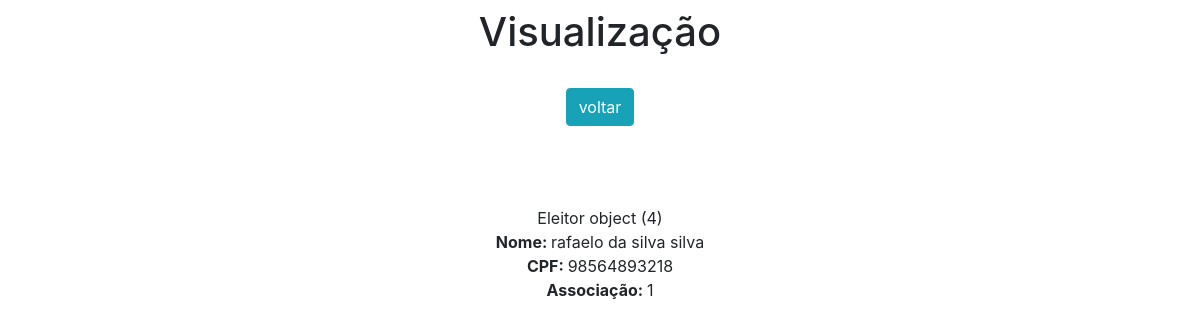
Page /view/4/ on the committed database.
### app/models.py (models this page shows)
class Eleitor(models.Model):
    nome = models.CharField(max_length=150)
    cpf = models.CharField(max_length=11)
    associacao = models.IntegerField()

### app/views.py (the view)
# urls.py: path('view/<int:pk>/', view, name='view'),
def view(request, pk):
    data = {}
    data['db'] = Eleitor.objects.get(pk=pk)
    return render(request, 'view.html', data)

### app/templates/view.html (shortened to what this page needs)
<!DOCTYPE html>
<html lang="pt-br">
<head>
    <link rel="stylesheet" href="https://stackpath.bootstrapcdn.com/bootstrap/4.4.1/css/bootstrap.min.css">
</head>
<body>
    <div class="col-8 m-auto pt-2 pb-2 text-center">
        <h1>Visualização</h1>
    </div>
    <div class="col-8 m-auto pt-3 pb-2 text-center">
        <a href="/" class="btn btn-info">voltar</a>
    </div>
    <br>
    <div class="col-8 m-auto pt-3 pb-2 text-center">
    </div>
    <div class="col-8 m-auto pt-4 pb-2 text-center">
        {{db}}
        <br>
        <strong>Nome: </strong>{{db.nome}} <br>
        <strong>CPF: </strong>{{db.cpf}} <br>
        <strong>Associação: </strong>{{db.associacao}} <br>
  </div>
</body>
</html>

### rows in the picture
Eleitor: id "Eleitor object (4)", nome "rafaelo da silva silva", cpf "98564893218", associacao "1"
